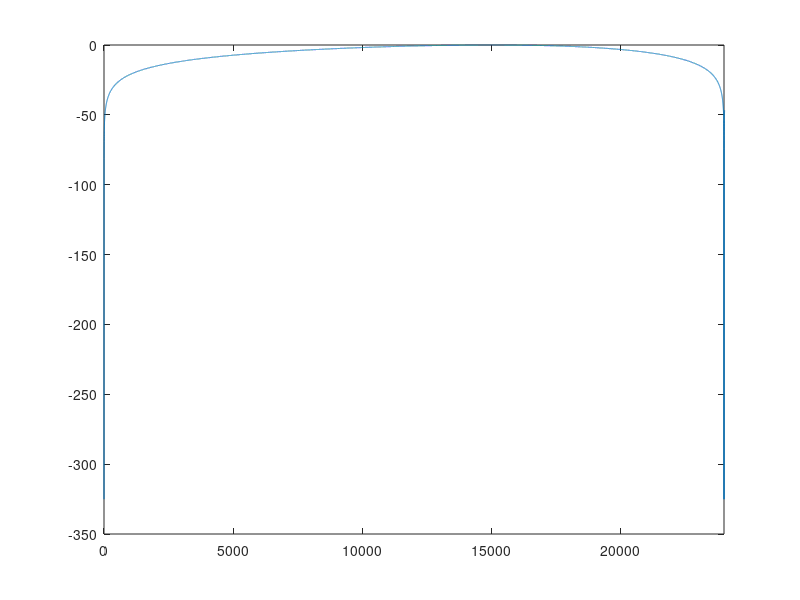

This chart was generated by the following MATLAB code:
clc;
clear all;

L = 48000;
Fs = 48000;
N = L;
                     
T = 1/Fs;
f = 0.5;                                                                       
phase = 0;
Q = 1.0; 
fc = 15000;                                
omega = 2 * pi * (fc/Fs);
alpha = (2 * sin(omega))/(2 * Q);

b0 = alpha;
b1 = 0;
b2 = -alpha;
a0 = 1 + alpha;
a1 = - 2 * cos(omega);
a2 = 1 - alpha;

b0 = b0 / a0;
b1 = b1 / a0;
b2 = b2 / a0;
a1 = a1 / a0;
a2 = a2 / a0;
a0 = a0 / a0;
x   = zeros(N,1);
x(1) = 1;

y = zeros(N,1);

xz1 = 0;
xz2 = 0;
yz1 = 0;
yz2 = 0;


for n = 1:N
    y(n) = x(n)*b0 + xz1*b1 + xz2*b2 - yz1*a1 - yz2*a2 ;
    xz2 = xz1;
    xz1 = x(n);                   
    yz2 = yz1;
    yz1 = y(n);
end

plot(linspace(0,Fs,N),20*log10(abs(fft(y))));
xlim ([0 24000]);
